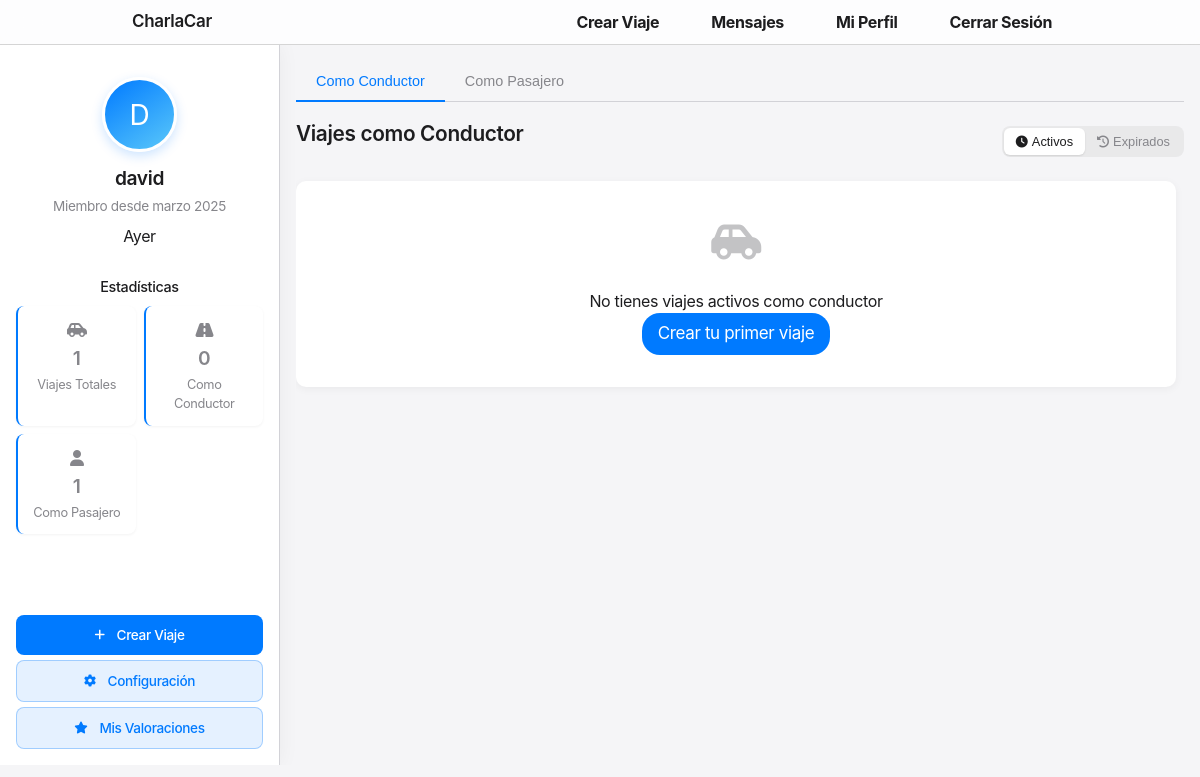
The app's page /accounts/profile/david/ (signed in), older data.
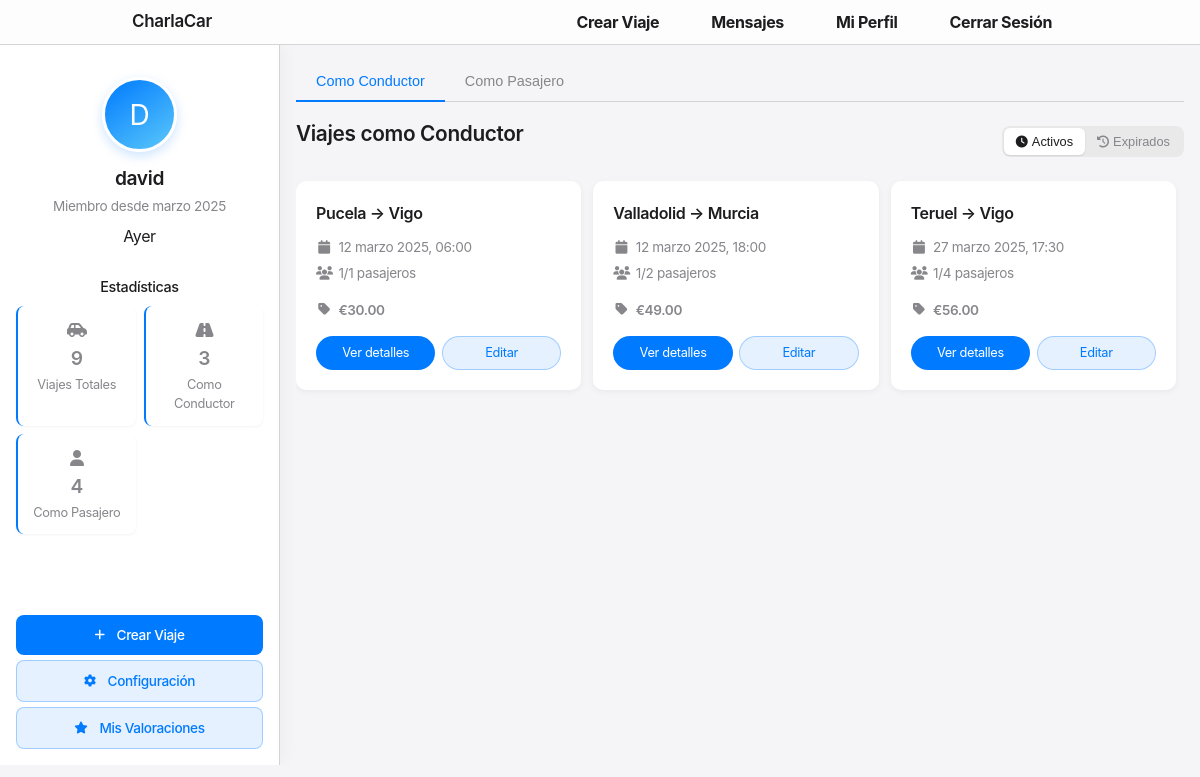
The same page, newer data.
### rides/models.py (models this page shows, shortened)
class Ride(models.Model):
    driver = models.ForeignKey(User, on_delete=models.CASCADE, related_name='rides_as_driver')
    passengers = models.ManyToManyField(User, related_name='rides_as_passenger', blank=True)
    origin = models.CharField(max_length=100)
    destination = models.CharField(max_length=100)
    departure_time = models.DateTimeField()
    total_seats = models.PositiveIntegerField()
    price = models.DecimalField(max_digits=7, decimal_places=2)
    def get_formatted_price(self):
        return f"{settings.CURRENCY_SYMBOL}{self.price}"

### accounts/views.py (the view)
# urls.py: path('profile/<str:username>/', views.profile_view, name='profile_view'),  # Cambiado de user_id a username
@login_required
def profile_view(request, username):
    user = get_object_or_404(User, username=username)
    user_profile = get_object_or_404(UserProfile, user=user)
    is_own_profile = request.user == user
    active_rides_as_driver = Ride.objects.filter(
        driver=user,
        departure_time__gt=timezone.now()
    ).order_by('departure_time')
    expired_rides_as_driver = Ride.objects.filter(
        driver=user,
        departure_time__lte=timezone.now()
    ).order_by('-departure_time')
    active_rides_as_passenger = Ride.objects.filter(
        passengers__id=user.id,  # Usar __id para acceder directamente al ID
        departure_time__gt=timezone.now()
    ).distinct().order_by('departure_time')
    expired_rides_as_passenger = Ride.objects.filter(
        passengers__id=user.id,
        departure_time__lte=timezone.now()
    ).distinct().order_by('-departure_time')
    rides_as_passenger = Ride.objects.filter(passengers__id=user.id).distinct()
    total_rides = (
        active_rides_as_driver.count() +
        expired_rides_as_driver.count() +
        rides_as_passenger.count()
    )
    print(f"Usuario: {user.username}, ID: {user.id}")
    print(f"Viajes como pasajero totales encontrados: {rides_as_passenger.count()}")
    print(f"Viajes activos como pasajero: {active_rides_as_passenger.count()}")
    print(f"Viajes expirados como pasajero: {expired_rides_as_passenger.count()}")
    for ride in active_rides_as_passenger:
        print(f"Viaje activo pasajero #{ride.id}: {ride.origin} → {ride.destination}")
    context = {
        'user': user,
        'user_profile': user_profile,
        'is_own_profile': is_own_profile,
        'active_rides_as_driver': active_rides_as_driver,
        'expired_rides_as_driver': expired_rides_as_driver,
        'active_rides_as_passenger': active_rides_as_passenger,
        'expired_rides_as_passenger': expired_rides_as_passenger,
        'rides_as_passenger': rides_as_passenger,
        'total_rides': total_rides,
    }
    return render(request, 'accounts/profile.html', context)

### accounts/models.py (called while the page is built)
    def get_age(self):
        if self.birth_date:
            today = timezone.now().date()
            return today.year - self.birth_date.year - ((today.month, today.day) < (self.birth_date.month, self.birth_date.day))
        return None

    def get_activity_status(self):
        now = timezone.now()
        diff = now - self.last_active
        if diff.days == 0:
            if diff.seconds < 3600:  # Menos de una hora
                return "En línea recientemente"
            return "Hoy"
        elif diff.days == 1:
            return "Ayer"
        elif diff.days < 7:
            return f"Hace {diff.days} días"
        elif diff.days < 30:
            return f"Hace {diff.days // 7} semanas"
        else:
            return f"Hace {diff.days // 30} meses"

### accounts/templates/accounts/profile.html (shortened to what the changed rows need)
{% extends 'base.html' %}
{% load static %}
{% block extra_styles %}
<link rel="stylesheet" href="{% static 'css/pages/profile.css' %}">
<link rel="stylesheet" href="https://cdnjs.cloudflare.com/ajax/libs/font-awesome/6.4.0/css/all.min.css">
{% endblock %}
{% block content %}
<div class="profile-container">
    <div class="profile-layout">
        <div class="profile-sidebar">
            <div class="profile-avatar-container">
                <h1 class="profile-title">{{ user.username }}</h1>
            </div>
            <div class="stats-container">
                <div class="stats-grid">
                    <div class="stat-card">
                        <div class="stat-icon"><i class="fas fa-car-side"></i></div>
                        <div class="stat-number">{{ total_rides }}</div>
                        <div class="stat-label">Viajes Totales</div>
                    </div>
                    <div class="stat-card">
                        <div class="stat-icon"><i class="fas fa-road"></i></div>
                        <div class="stat-number">{{ active_rides_as_driver.count }}</div>
                        <div class="stat-label">Como Conductor</div>
                    </div>
                    <div class="stat-card">
                        <div class="stat-icon"><i class="fas fa-user"></i></div>
                        <div class="stat-number">{{ rides_as_passenger.count }}</div>
                        <div class="stat-label">Como Pasajero</div>
                    </div>
                </div>
            </div>
        </div>
        <div class="profile-content">
            <div class="tab-content active" id="driver-tab">
                <div class="content-header">
                    <h2 class="section-title">Viajes como Conductor</h2>
                </div>
                <div class="rides-grid ride-status-content active" id="driver-active-rides">
                    {% for ride in active_rides_as_driver %}
                    <div class="profile-ride-card">
                        <h3 class="ride-title">{{ ride.origin }} → {{ ride.destination }}</h3>
                        <div class="ride-info">
                            <p><i class="fas fa-calendar info-icon"></i> {{ ride.departure_time|date:"j F Y, H:i" }}</p>
                            <p><i class="fas fa-users info-icon"></i> {{ ride.passengers.count }}/{{ ride.total_seats }} pasajeros</p>
                            <p class="ride-price"><i class="fas fa-tag info-icon"></i> {{ ride.get_formatted_price }}</p>
                        </div>
                        <div class="card-actions">
                            <a href="{% url 'rides:ride_detail' ride.id %}" class="button button-primary">Ver detalles</a>
                            {% if is_own_profile %}
                            <a href="{% url 'rides:edit_ride' ride.id %}" class="button button-secondary">Editar</a>
                            {% endif %}
                        </div>
                    </div>
                    {% empty %}
                    <div class="empty-state">
                        <div class="empty-icon"><i class="fas fa-car-side"></i></div>
                        <p>No tienes viajes activos como conductor</p>
                        <a href="{% url 'rides:create_ride' %}" class="button button-primary">Crear tu primer viaje</a>
                    </div>
                    {% endfor %}
                </div>
            </div>
        </div>
    </div>
</div>
{% endblock %}

Row changes from the older to the newer data that the page shows:
added Ride: origin "Pucela", destination "Vigo", departure_time "12 marzo 2025, 06:00", passengers.count "1", total_seats "1", get_formatted_price "€30.00"
added Ride: origin "Valladolid", destination "Murcia", departure_time "12 marzo 2025, 18:00", passengers.count "1", total_seats "2", get_formatted_price "€49.00"
added Ride: origin "Teruel", destination "Vigo", departure_time "27 marzo 2025, 17:30", passengers.count "1", total_seats "4", get_formatted_price "€56.00"
Text that changed along with them:
{{ total_rides }}: "1" → "9"
{{ active_rides_as_driver.count }}: "0" → "3"
{{ rides_as_passenger.count }}: "1" → "4"
text no longer shown: "No tienes viajes activos como conductor Crear tu primer viaje"
